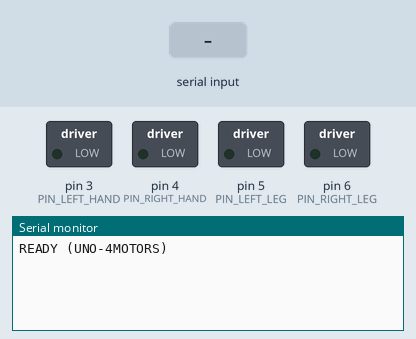
This sketch was run on a simulated Arduino Uno, built with avr-gcc and run on an emulated ATmega328P. On the bench: switched loads named in the sketch (green lamp = pin HIGH), the last lines printed to the serial monitor. The inputs (shaded band) are chosen by the test bench.

Above: at 1.2 s.
1.3 s: "all_off\n" received over Serial
At 2.2 s:
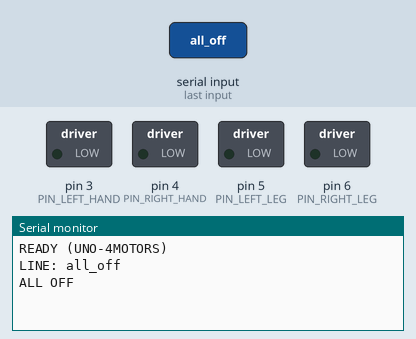
2.8 s: "90:45\n" received over Serial
At 3.4 s:
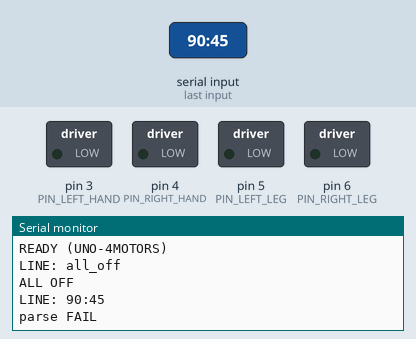
4.3 s: "40\n" received over Serial
At 5.7 s:
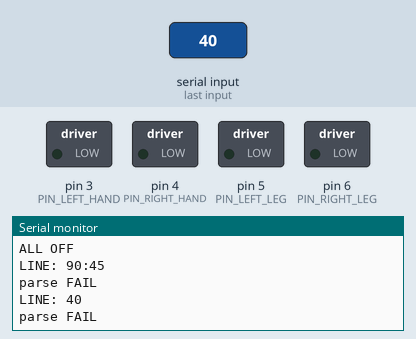

Measured:
- after the input at 1.3 s, the serial monitor: prints a new line at once (image 1)
- after the input at 2.8 s, the serial monitor: prints a new line at once (image 2)
- after the input at 4.3 s, the serial monitor: prints a new line at once (image 3)

The sketch:

Motor.ino
```cpp
// UNO 1대: 4모터 제어 (Left Hand, Right Hand, Left Leg, Right Leg)
// Pins: 3=Left Hand, 4=Right Hand, 5=Left Leg, 6=Right Leg
// 입력 형식: {"inst":"Snare","vel":NN}\n  ← vel 정확값(30/60/120/90)로 라우팅
// 끝낼 때: {"cmd":"all_off"}\n

#include <ctype.h>  // isspace, isdigit

// ===== Pin mapping =====
const int PIN_LEFT_HAND  = 3;
const int PIN_RIGHT_HAND = 4;
const int PIN_LEFT_LEG   = 5;
const int PIN_RIGHT_LEG  = 6;

// 인덱스: 0=LH, 1=RH, 2=LL, 3=RL
int pins[4] = { PIN_LEFT_HAND, PIN_RIGHT_HAND, PIN_LEFT_LEG, PIN_RIGHT_LEG };

// 펄스 길이(ms)
uint32_t VIB_MS = 250;
uint32_t off_deadline_ms[4] = {0,0,0,0};

// ---- Serial.write 헬퍼 ----
inline void logLine(const String& s){ Serial.write(s.c_str()); Serial.write('\n'); }

// ---- I/O 헬퍼 ----
inline void outOn (int idx){ digitalWrite(pins[idx], HIGH); }
inline void outOff(int idx){ digitalWrite(pins[idx], LOW ); }

// 모터 ON + 자동 OFF 예약
void firePulse(int idx){
  outOn(idx);
  off_deadline_ms[idx] = millis() + VIB_MS;
  logLine(String("TRIGGER idx=") + idx + " pin=" + pins[idx]);
}

// 모두 끄기
void allOff(){
  for (int i=0;i<4;i++){ outOff(i); off_deadline_ms[i] = 0; }
  Serial.write("ALL OFF\n");
}

// === velocity 정확 매핑 ===
// 30 → Left Hand(0), 60 → Right Hand(1), 120 → Left Leg(2), 90 → Right Leg(3)
int indexFromVelocityExact(int vel){
  switch (vel){
    case 40:  return 0; // 왼손
    case 30:  return 1; // 오른손
    case 20: return 2; // 왼발
    case 10:  return 3; // 오른발
    default:  return -1;
  }
}

// JSON에서 "vel"만 추출: {"inst":"...","vel":NN}
bool parseVelOnly(const char* line, int& velOut){
  String s(line); s.trim();
  String low = s; low.toLowerCase();
  velOut = -1;

  int p = low.indexOf("\"vel\"");
  if (p < 0) return false;
  int c = s.indexOf(':', p);
  if (c < 0) return false;

  int i = c + 1;
  while (i < (int)s.length() && isspace((unsigned char)s[i])) i++;
  int j = i;
  while (j < (int)s.length() && isdigit((unsigned char)s[j])) j++;
  if (j > i){ velOut = s.substring(i, j).toInt(); return true; }
  return false;
}

void setup(){
  Serial.begin(250000);                // 파이썬과 보율 맞추기
  for (int i=0;i<4;i++){ pinMode(pins[i], OUTPUT); outOff(i); }
  Serial.write("READY (UNO-4MOTORS)\n");
}

void loop(){
  static char buf[256];

  // 1) 한 줄 수신(개행까지)
  if (Serial.available()){
    size_t n = Serial.readBytesUntil('\n', buf, sizeof(buf)-1);
    buf[n] = 0;

    logLine(String("LINE: ") + buf);

    // all_off 명령 처리
    String low = String(buf); low.toLowerCase();
    if (low.indexOf("all_off") >= 0){ allOff(); return; }

    // 2) vel 파싱 → 정확 매핑
    int vel = -1;
    if (parseVelOnly(buf, vel)){
      int idx = indexFromVelocityExact(vel);
      if (idx >= 0){
        firePulse(idx);
      } else {
        logLine(String("IGNORED vel=") + vel); // 지정 외 값은 무시
      }
    } else {
      Serial.write("parse FAIL\n");
    }
  }

  // 3) 자동 OFF (논블로킹)
  uint32_t now = millis();
  for (int i=0;i<4;i++){
    if (off_deadline_ms[i] && (int32_t)(now - off_deadline_ms[i]) >= 0){
      outOff(i);
      off_deadline_ms[i] = 0;
    }
  }
}
```
